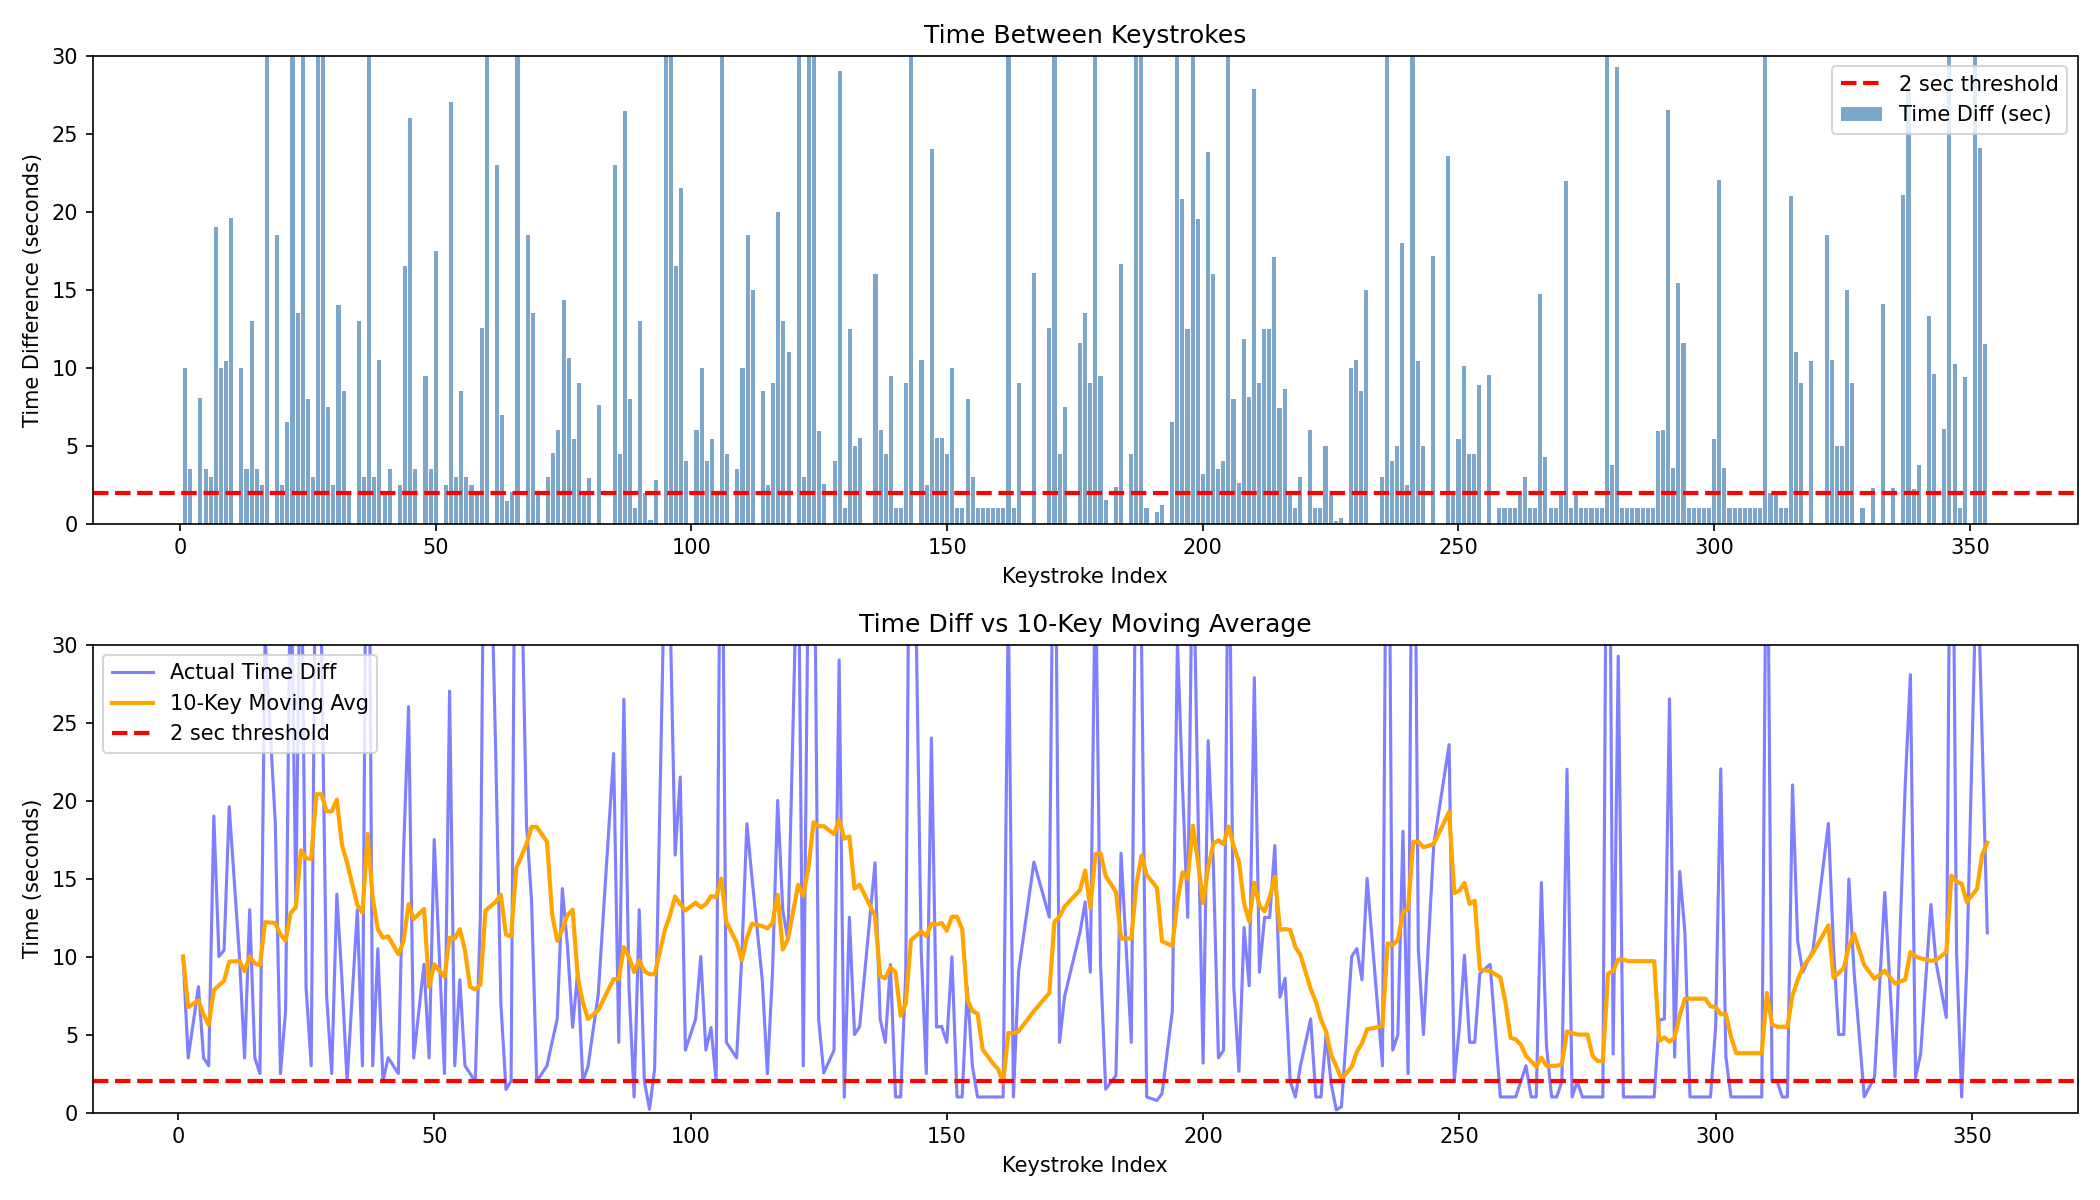

Write Python code to recreate this figure.
import json
from datetime import datetime
import matplotlib.pyplot as plt

# Load keylog data
with open('keylog.json', 'r') as f:
    data = json.load(f)

# Calculate time differences between consecutive keystrokes
timestamps = []
time_diffs = []

for i in range(1, len(data)):
    t1 = datetime.fromisoformat(data[i-1]['timestamp'])
    t2 = datetime.fromisoformat(data[i]['timestamp'])
    diff = (t2 - t1).total_seconds()

    # Filter out very long pauses (> 60 sec) for better visualization
    if diff < 60:
        timestamps.append(i)
        time_diffs.append(diff)

# Calculate 10-key moving average
moving_avg = []
for i in range(len(time_diffs)):
    start = max(0, i - 9)
    avg = sum(time_diffs[start:i+1]) / len(time_diffs[start:i+1])
    moving_avg.append(avg)

# Create the graph
fig, (ax1, ax2) = plt.subplots(2, 1, figsize=(14, 8))

# Plot 1: Time differences
ax1.bar(timestamps, time_diffs, color='steelblue', alpha=0.7, label='Time Diff (sec)')
ax1.axhline(y=2, color='red', linestyle='--', linewidth=2, label='2 sec threshold')
ax1.set_xlabel('Keystroke Index')
ax1.set_ylabel('Time Difference (seconds)')
ax1.set_title('Time Between Keystrokes')
ax1.legend()
ax1.set_ylim(0, 30)

# Plot 2: Moving average comparison
ax2.plot(timestamps, time_diffs, 'b-', alpha=0.5, label='Actual Time Diff')
ax2.plot(timestamps, moving_avg, 'orange', linewidth=2, label='10-Key Moving Avg')
ax2.axhline(y=2, color='red', linestyle='--', linewidth=2, label='2 sec threshold')
ax2.set_xlabel('Keystroke Index')
ax2.set_ylabel('Time (seconds)')
ax2.set_title('Time Diff vs 10-Key Moving Average')
ax2.legend()
ax2.set_ylim(0, 30)

plt.tight_layout()
plt.savefig('keystroke_analysis.png', dpi=150)
plt.show()

# Print basic stats
print(f"\n=== Keystroke Analysis ===")
print(f"Total keystrokes: {len(data)}")
print(f"Avg time between keys: {sum(time_diffs)/len(time_diffs):.2f} sec")
print(f"Pauses > 2 sec: {sum(1 for d in time_diffs if d > 2)}")
print(f"Pauses > moving avg: {sum(1 for i, d in enumerate(time_diffs) if d > moving_avg[i])}")
